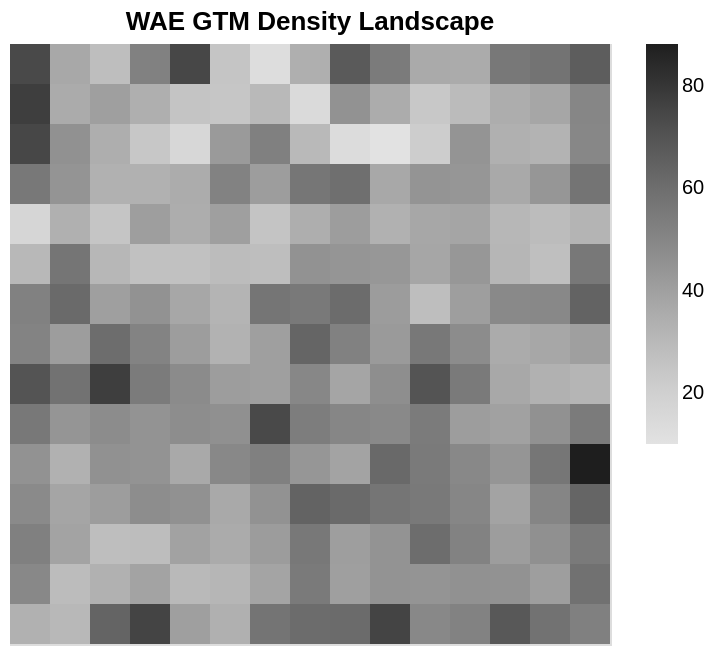
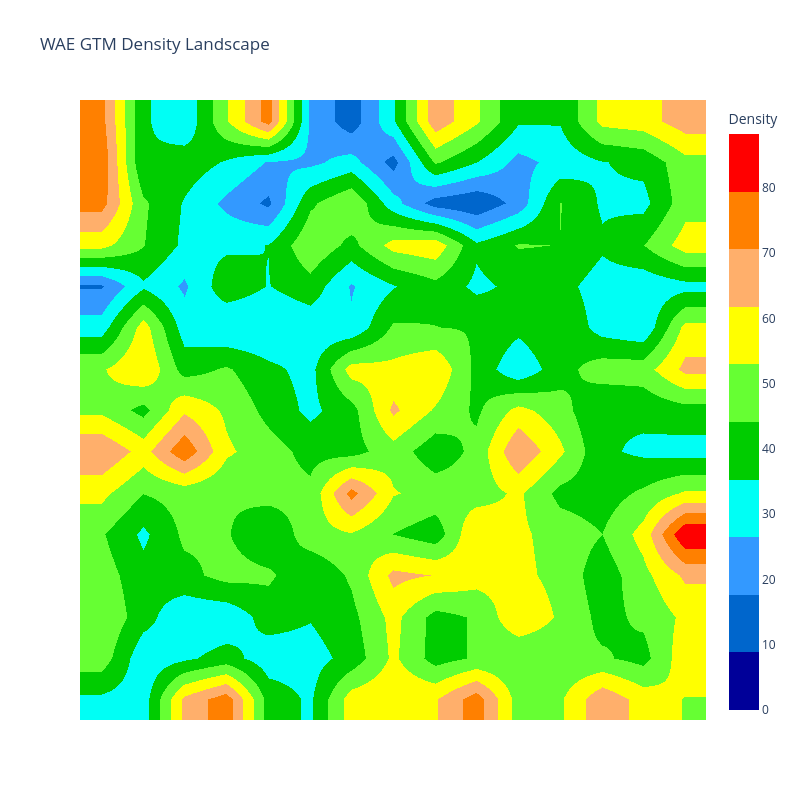

The cell these charts' notebook holds for them, in order:
### Code cell
# Visualize density map using ChemographyKit landscape

print("Creating publication-quality density landscape...")

# Create Altair static landscape for publication
chart_wae = altair_discrete_density_landscape(
    density_table_wae,
    title="WAE GTM Density Landscape"
)

# Save as HTML
altair_wae_path = RESULTS_DIR / 'gtm_density_wae_altair.html'
chart_wae.save(str(altair_wae_path))

print(f"Saved Altair density landscape to: {altair_wae_path}")

# Display (works in Jupyter)
from IPython.display import display
print("WAE Density Landscape (Altair):")
display(chart_wae)

# Also show Plotly version
fig_density_wae.show()

### Figure 1 — Vega-Lite specification as saved in the notebook (floating-point values rounded to 4 significant figures; data arrays with more than 128 entries replaced by an {"elided": "..."} marker saying what was removed)
{"config": {"view": {"continuousWidth": 300, "continuousHeight": 300}}, "data": {"name": "data-923cf9ec72931016ca6999855fa9ad4d"}, "mark": {"type": "rect"}, "encoding": {"color": {"field": "filtered_density", "scale": {"scheme": {"name": "greys"}}, "title": null, "type": "quantitative"}, "tooltip": [{"field": "nodes", "title": "Node", "type": "quantitative"}, {"field": "density", "title": "Density", "type": "quantitative"}], "x": {"axis": null, "field": "x", "scale": {"domain": [1, 2, 3, 4, 5, 6, 7, 8, 9, 10, 11, 12, 13, 14, 15]}, "title": null, "type": "ordinal"}, "y": {"axis": null, "field": "y", "scale": {"domain": [1, 2, 3, 4, 5, 6, 7, 8, 9, 10, 11, 12, 13, 14, 15]}, "title": null, "type": "ordinal"}}, "title": "WAE GTM Density Landscape", "$schema": "https://vega.github.io/schema/vega-lite/v6.1.0.json", "datasets": {"data-923cf9ec72931016ca6999855fa9ad4d": {"elided": "225 records"}}}

### Figure 2 — Plotly figure (JSON) as saved in the notebook; plotly's stock layout.template omitted (floating-point values rounded to 4 significant figures; data arrays with more than 128 entries replaced by an {"elided": "..."} marker saying what was removed)
{"data": [{"colorbar": {"title": {"text": "Density"}}, "colorscale": [[0, "rgb(0,0,153)"], [0.1, "rgb(0,0,153)"], [0.1, "rgb(0,102,204)"], [0.2, "rgb(0,102,204)"], [0.2, "rgb(51,153,255)"], [0.3, "rgb(51,153,255)"], [0.3, "rgb(0,255,245)"], [0.4, "rgb(0,255,245)"], [0.4, "rgb(0,204,0)"], [0.5, "rgb(0,204,0)"], [0.5, "rgb(102,255,51)"], [0.6, "rgb(102,255,51)"], [0.6, "rgb(255,255,0)"], [0.7, "rgb(255,255,0)"], [0.7, "rgb(255,175,107)"], [0.8, "rgb(255,175,107)"], [0.8, "rgb(255,128,0)"], [0.9, "rgb(255,128,0)"], [0.9, "rgb(255,0,0)"], [1, "rgb(255,0,0)"]], "hoverinfo": "text", "showscale": true, "text": {"elided": "15x15 str values"}, "type": "heatmap", "x": [1, 2, 3, 4, 5, 6, 7, 8, 9, 10, 11, 12, 13, 14, 15], "y": [15, 14, 13, 12, 11, 10, 9, 8, 7, 6, 5, 4, 3, 2, 1], "z": {"elided": "15x15 float values"}, "zmax": 88.24, "zmin": 0, "zsmooth": "best"}, {"colorscale": [[0, "rgba(255,255,255,1)"], [0.0001133, "rgba(255,255,255,1)"], [0.0001143, "rgba(255,255,255,0)"], [1, "rgba(255,255,255,0)"]], "hoverinfo": "none", "showscale": false, "type": "heatmap", "x": [1, 2, 3, 4, 5, 6, 7, 8, 9, 10, 11, 12, 13, 14, 15], "y": [15, 14, 13, 12, 11, 10, 9, 8, 7, 6, 5, 4, 3, 2, 1], "z": {"elided": "15x15 float values"}, "zmax": 1, "zmin": 0, "zsmooth": "best"}, {"colorscale": [[0, "rgba(0,0,0,0)"], [1, "rgba(0,0,0,0)"]], "hoverinfo": "text", "showscale": false, "text": {"elided": "15x15 str values"}, "type": "heatmap", "x": [1, 2, 3, 4, 5, 6, 7, 8, 9, 10, 11, 12, 13, 14, 15], "y": [15, 14, 13, 12, 11, 10, 9, 8, 7, 6, 5, 4, 3, 2, 1], "z": {"elided": "15x15 float values"}, "zmax": 1, "zmin": 0}], "layout": {"height": 800, "paper_bgcolor": "white", "plot_bgcolor": "white", "title": {"text": "WAE GTM Density Landscape"}, "width": 800, "xaxis": {"visible": false}, "yaxis": {"autorange": "reversed", "visible": false}}}
